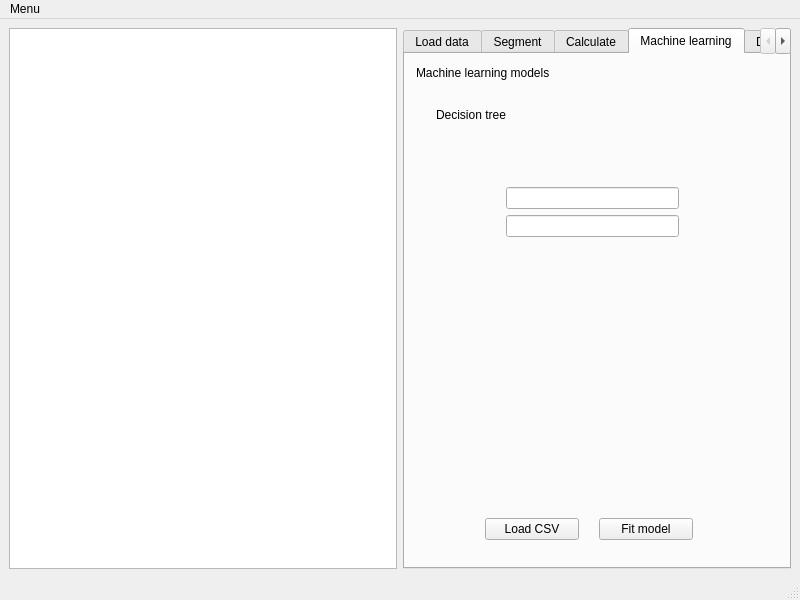
<?xml version="1.0" encoding="UTF-8"?>
<ui version="4.0">
 <class>MainWindow</class>
 <widget class="QMainWindow" name="MainWindow">
  <property name="geometry">
   <rect>
    <x>0</x>
    <y>0</y>
    <width>800</width>
    <height>600</height>
   </rect>
  </property>
  <property name="windowTitle">
   <string>MainWindow</string>
  </property>
  <widget class="QWidget" name="centralwidget">
   <layout class="QHBoxLayout" name="horizontalLayout_2">
    <item>
     <layout class="QHBoxLayout" name="horizontalLayout">
      <item>
       <widget class="QGraphicsView" name="graphicsView"/>
      </item>
      <item>
       <widget class="QTabWidget" name="tabWidget">
        <property name="currentIndex">
         <number>3</number>
        </property>
        <widget class="QWidget" name="tab">
         <property name="whatsThis">
          <string>&lt;html&gt;&lt;head/&gt;&lt;body&gt;&lt;p&gt;&lt;br/&gt;&lt;/p&gt;&lt;/body&gt;&lt;/html&gt;</string>
         </property>
         <attribute name="title">
          <string>Load data</string>
         </attribute>
         <widget class="QLabel" name="label_2">
          <property name="geometry">
           <rect>
            <x>10</x>
            <y>20</y>
            <width>81</width>
            <height>16</height>
           </rect>
          </property>
          <property name="text">
           <string>Load data</string>
          </property>
         </widget>
         <widget class="QWidget" name="">
          <property name="geometry">
           <rect>
            <x>110</x>
            <y>200</y>
            <width>147</width>
            <height>78</height>
           </rect>
          </property>
          <layout class="QVBoxLayout" name="verticalLayout">
           <property name="spacing">
            <number>20</number>
           </property>
           <item>
            <widget class="QPushButton" name="pushButton">
             <property name="text">
              <string>Load single image</string>
             </property>
            </widget>
           </item>
           <item>
            <widget class="QPushButton" name="pushButton_2">
             <property name="text">
              <string>Load all image</string>
             </property>
            </widget>
           </item>
          </layout>
         </widget>
        </widget>
        <widget class="QWidget" name="tab_2">
         <attribute name="title">
          <string>Segment</string>
         </attribute>
         <widget class="QLabel" name="label">
          <property name="geometry">
           <rect>
            <x>20</x>
            <y>20</y>
            <width>161</width>
            <height>16</height>
           </rect>
          </property>
          <property name="text">
           <string>Image segmentation</string>
          </property>
         </widget>
         <widget class="QWidget" name="">
          <property name="geometry">
           <rect>
            <x>130</x>
            <y>210</y>
            <width>115</width>
            <height>78</height>
           </rect>
          </property>
          <layout class="QVBoxLayout" name="verticalLayout_2">
           <property name="spacing">
            <number>20</number>
           </property>
           <item>
            <widget class="QPushButton" name="pushButton_3">
             <property name="text">
              <string>Load ROI data</string>
             </property>
            </widget>
           </item>
           <item>
            <widget class="QPushButton" name="pushButton_4">
             <property name="text">
              <string>Segmentation</string>
             </property>
            </widget>
           </item>
          </layout>
         </widget>
        </widget>
        <widget class="QWidget" name="tab_3">
         <attribute name="title">
          <string>Calculate</string>
         </attribute>
         <widget class="QLabel" name="label_3">
          <property name="geometry">
           <rect>
            <x>30</x>
            <y>30</y>
            <width>151</width>
            <height>16</height>
           </rect>
          </property>
          <property name="text">
           <string>Calculate features</string>
          </property>
         </widget>
         <widget class="QWidget" name="">
          <property name="geometry">
           <rect>
            <x>130</x>
            <y>180</y>
            <width>95</width>
            <height>78</height>
           </rect>
          </property>
          <layout class="QVBoxLayout" name="verticalLayout_3">
           <property name="spacing">
            <number>20</number>
           </property>
           <item>
            <widget class="QPushButton" name="pushButton_5">
             <property name="text">
              <string>Calculate</string>
             </property>
            </widget>
           </item>
           <item>
            <widget class="QPushButton" name="pushButton_6">
             <property name="text">
              <string>Save</string>
             </property>
            </widget>
           </item>
          </layout>
         </widget>
        </widget>
        <widget class="QWidget" name="tab_4">
         <attribute name="title">
          <string>Machine learning</string>
         </attribute>
         <widget class="QLabel" name="label_4">
          <property name="geometry">
           <rect>
            <x>11</x>
            <y>11</y>
            <width>184</width>
            <height>16</height>
           </rect>
          </property>
          <property name="text">
           <string>Machine learning models</string>
          </property>
         </widget>
         <widget class="QStackedWidget" name="stackedWidget">
          <property name="geometry">
           <rect>
            <x>11</x>
            <y>33</y>
            <width>356</width>
            <height>401</height>
           </rect>
          </property>
          <property name="currentIndex">
           <number>0</number>
          </property>
          <widget class="QWidget" name="page_3">
           <widget class="QLabel" name="label_6">
            <property name="geometry">
             <rect>
              <x>20</x>
              <y>20</y>
              <width>111</width>
              <height>16</height>
             </rect>
            </property>
            <property name="text">
             <string>Decision tree</string>
            </property>
           </widget>
           <widget class="QWidget" name="">
            <property name="geometry">
             <rect>
              <x>90</x>
              <y>100</y>
              <width>173</width>
              <height>51</height>
             </rect>
            </property>
            <layout class="QVBoxLayout" name="verticalLayout_5">
             <item>
              <widget class="QLineEdit" name="lineEdit_3"/>
             </item>
             <item>
              <widget class="QLineEdit" name="lineEdit_4"/>
             </item>
            </layout>
           </widget>
          </widget>
          <widget class="QWidget" name="page_4">
           <widget class="QLabel" name="label_5">
            <property name="geometry">
             <rect>
              <x>20</x>
              <y>20</y>
              <width>171</width>
              <height>16</height>
             </rect>
            </property>
            <property name="text">
             <string>Logistic regression</string>
            </property>
           </widget>
           <widget class="QWidget" name="">
            <property name="geometry">
             <rect>
              <x>50</x>
              <y>90</y>
              <width>173</width>
              <height>51</height>
             </rect>
            </property>
            <layout class="QVBoxLayout" name="verticalLayout_4">
             <item>
              <widget class="QLineEdit" name="lineEdit"/>
             </item>
             <item>
              <widget class="QLineEdit" name="lineEdit_2"/>
             </item>
            </layout>
           </widget>
          </widget>
         </widget>
         <widget class="QWidget" name="">
          <property name="geometry">
           <rect>
            <x>80</x>
            <y>460</y>
            <width>208</width>
            <height>30</height>
           </rect>
          </property>
          <layout class="QHBoxLayout" name="horizontalLayout_3">
           <property name="spacing">
            <number>20</number>
           </property>
           <item>
            <widget class="QPushButton" name="pushButton_7">
             <property name="text">
              <string>Load CSV</string>
             </property>
            </widget>
           </item>
           <item>
            <widget class="QPushButton" name="pushButton_8">
             <property name="text">
              <string>Fit model</string>
             </property>
            </widget>
           </item>
          </layout>
         </widget>
        </widget>
        <widget class="QWidget" name="tab_5">
         <attribute name="title">
          <string>Deep learning</string>
         </attribute>
        </widget>
        <widget class="QWidget" name="tab_6">
         <attribute name="title">
          <string>Evaluate</string>
         </attribute>
        </widget>
       </widget>
      </item>
     </layout>
    </item>
   </layout>
  </widget>
  <widget class="QMenuBar" name="menubar">
   <property name="geometry">
    <rect>
     <x>0</x>
     <y>0</y>
     <width>800</width>
     <height>26</height>
    </rect>
   </property>
   <widget class="QMenu" name="menuMenu">
    <property name="title">
     <string>Menu</string>
    </property>
    <addaction name="actionHelp"/>
   </widget>
   <addaction name="menuMenu"/>
  </widget>
  <widget class="QStatusBar" name="statusbar"/>
  <action name="actionHelp">
   <property name="text">
    <string>Help</string>
   </property>
  </action>
 </widget>
 <tabstops>
  <tabstop>graphicsView</tabstop>
 </tabstops>
 <resources/>
 <connections>
  <connection>
   <sender>pushButton</sender>
   <signal>clicked()</signal>
   <receiver>MainWindow</receiver>
   <slot>loadSingle()</slot>
   <hints>
    <hint type="sourcelabel">
     <x>588</x>
     <y>269</y>
    </hint>
    <hint type="destinationlabel">
     <x>522</x>
     <y>28</y>
    </hint>
   </hints>
  </connection>
  <connection>
   <sender>pushButton_2</sender>
   <signal>clicked()</signal>
   <receiver>MainWindow</receiver>
   <slot>loadAll()</slot>
   <hints>
    <hint type="sourcelabel">
     <x>642</x>
     <y>325</y>
    </hint>
    <hint type="destinationlabel">
     <x>568</x>
     <y>35</y>
    </hint>
   </hints>
  </connection>
  <connection>
   <sender>pushButton_3</sender>
   <signal>clicked()</signal>
   <receiver>MainWindow</receiver>
   <slot>loadROI()</slot>
   <hints>
    <hint type="sourcelabel">
     <x>556</x>
     <y>286</y>
    </hint>
    <hint type="destinationlabel">
     <x>404</x>
     <y>31</y>
    </hint>
   </hints>
  </connection>
  <connection>
   <sender>pushButton_4</sender>
   <signal>clicked()</signal>
   <receiver>MainWindow</receiver>
   <slot>segment()</slot>
   <hints>
    <hint type="sourcelabel">
     <x>645</x>
     <y>327</y>
    </hint>
    <hint type="destinationlabel">
     <x>791</x>
     <y>280</y>
    </hint>
   </hints>
  </connection>
  <connection>
   <sender>pushButton_5</sender>
   <signal>clicked()</signal>
   <receiver>MainWindow</receiver>
   <slot>calculate()</slot>
   <hints>
    <hint type="sourcelabel">
     <x>605</x>
     <y>258</y>
    </hint>
    <hint type="destinationlabel">
     <x>797</x>
     <y>215</y>
    </hint>
   </hints>
  </connection>
  <connection>
   <sender>pushButton_6</sender>
   <signal>clicked()</signal>
   <receiver>MainWindow</receiver>
   <slot>save()</slot>
   <hints>
    <hint type="sourcelabel">
     <x>551</x>
     <y>307</y>
    </hint>
    <hint type="destinationlabel">
     <x>797</x>
     <y>307</y>
    </hint>
   </hints>
  </connection>
  <connection>
   <sender>pushButton_7</sender>
   <signal>clicked()</signal>
   <receiver>MainWindow</receiver>
   <slot>loadCSV()</slot>
   <hints>
    <hint type="sourcelabel">
     <x>520</x>
     <y>531</y>
    </hint>
    <hint type="destinationlabel">
     <x>580</x>
     <y>572</y>
    </hint>
   </hints>
  </connection>
 </connections>
 <slots>
  <slot>loadSingle()</slot>
  <slot>loadAll()</slot>
  <slot>loadROI()</slot>
  <slot>segment()</slot>
  <slot>calculate()</slot>
  <slot>save()</slot>
  <slot>loadCSV()</slot>
 </slots>
</ui>
